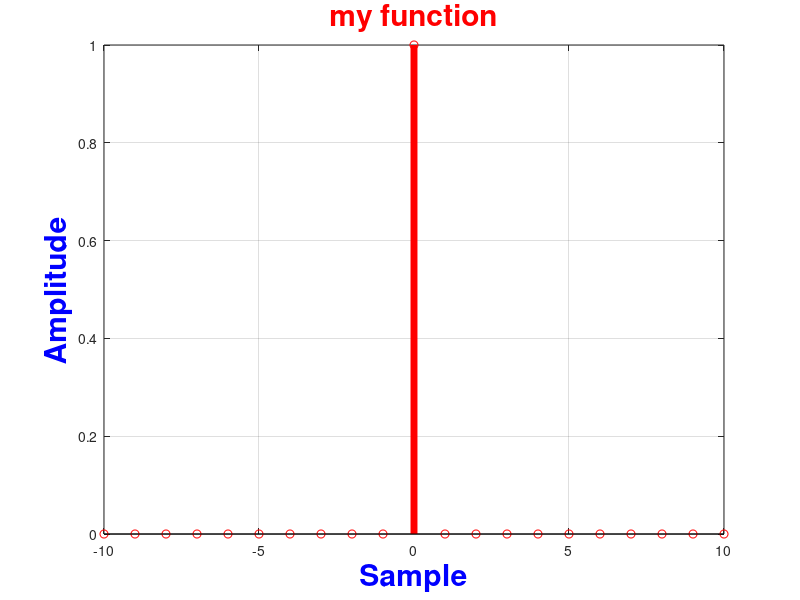

Recreate this plot in MATLAB.
clear all

n1 = -10;
n2 = 10;
n = 0;
x = n1:n2;
y = (x-n==0);
% y = (x-n>=0) for step function
% y = x.*(x-n>=0) for ramp function_ 
stem(x,y,'r','LineWidth',5);
xlabel('\bf\color{blue}\fontsize{30}Sample')
ylabel('\bf\color{blue}\fontsize{30}Amplitude');
title('\bf\color{red}\fontsize{30}my function');
grid on
axis tight

